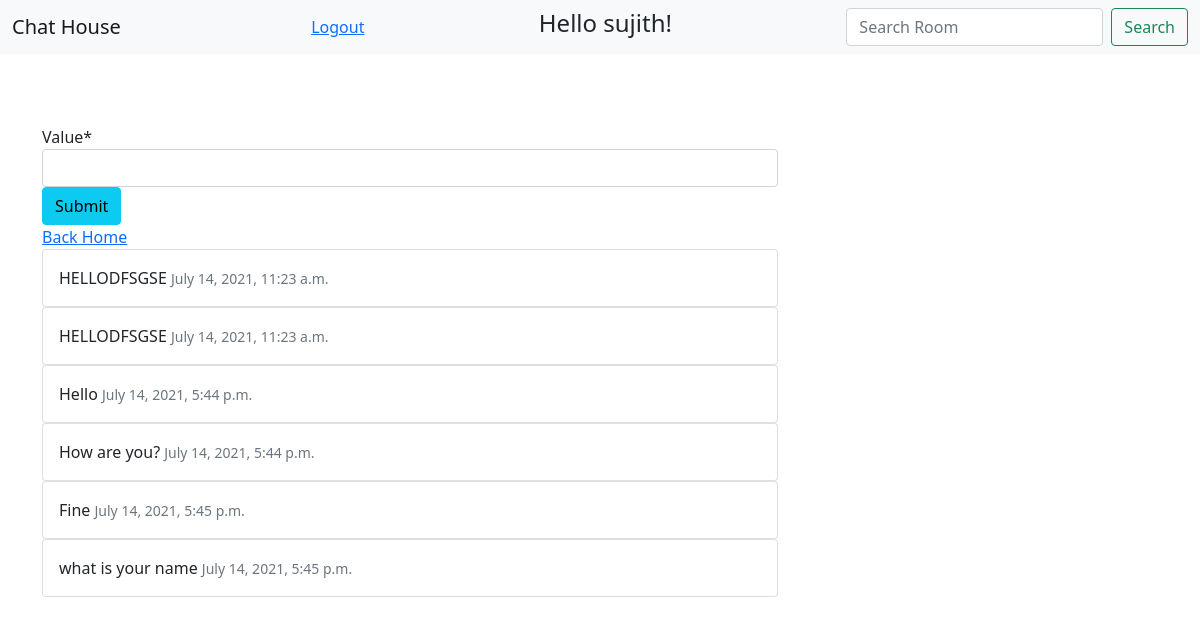
Screenshot of /room/1/ (signed in) with the database file from the repository.
### chatroom/models.py (models this page shows, shortened)
class Messages(models.Model):
    value = models.CharField(max_length=200)
    room = models.ForeignKey(Room, on_delete=models.CASCADE)
    message_created_on = models.DateTimeField(default=timezone.now)

### chatroom/views.py (the view)
# urls.py: path('room/<str:id>/', views.roomMessage, name="room-message"),
@login_required(login_url='login')
def roomMessage(request, id):
    room = Room.objects.get(id=id)
    message = Messages.objects.filter(room=id)
    form = MessageForm(initial={'room':room})
    if request.method == 'POST':
        form = MessageForm(request.POST)
        if form.is_valid():
            form.save()
            return redirect(reverse('chatroom:room-message', args=id))
    context={'message':message, 'form':form}
    return render(request, 'chatroom/room_message.html', context)

### chatroom/forms.py
class MessageForm(forms.ModelForm):
    class Meta:
        model = Messages
        widgets = {'room': forms.HiddenInput()}
        fields = '__all__'
        exclude = ['message_created_on']

### templates/chatroom/room_message.html (shortened to what this page needs)
{% extends 'base.html' %}
{% load crispy_forms_filters %}
{% block content %}
<div  style="margin-top: 50px;">
<form method="POST" action="">
   {{form|crispy}}
   <input class="btn btn-info" type="submit" name="send_message">
</form>
<a href="{% url 'chatroom:room-home' %}">Back Home</a>
{% for messages in message %}
    <div class="card">
      <div class="card-body">
        {{messages.value}}
        <small class="text-muted">{{messages.message_created_on}}</small>
      </div>
    </div>
{% endfor %}
</div>
{% endblock %}

### templates/base.html (shortened to what this page needs)
<!DOCTYPE html>
<html lang="en">
<head>
    <link href="https://cdn.jsdelivr.net/npm/bootstrap@5.0.2/dist/css/bootstrap.min.css" rel="stylesheet">
</head>
<body>
    <header>
        <nav class="navbar navbar-light bg-light" style="position:fixed; width:100%; top:0; z-index:1;">
            <div class="container-fluid">
              <span class="navbar-brand mb-0 h1">Chat House</span>
              {% if user.is_authenticated %}
              <a href="{% url 'logout' %}">Logout</a>
              <h4>Hello {{user.username}}!</h4>
              <form method="" action="{% url 'chatroom:room-home' %}" class="d-flex">
                <input class="form-control me-2" type="search" placeholder="Search Room" aria-label="Search" name="room-name">
                <button class="btn btn-outline-success" type="submit">Search</button>
              </form>
              {% else %}
              <a href="{% url 'login' %}">Login</a>
              {% endif %}
            </div>
          </nav>
    </header>
    <section>
    <div class="container" style="padding-top: 75px;">
        <div class="row">
            <div class="col-md-8">
              {% block content %}{% endblock %}
            </div>
        </div>
    </div>
</section>
</body>
</html>

### rows the page displays
Messages: value "HELLODFSGSE", message_created_on "July 14, 2021, 11:23 a.m."
Messages: value "HELLODFSGSE", message_created_on "July 14, 2021, 11:23 a.m."
Messages: value "Hello", message_created_on "July 14, 2021, 5:44 p.m."
Messages: value "How are you?", message_created_on "July 14, 2021, 5:44 p.m."
Messages: value "Fine", message_created_on "July 14, 2021, 5:45 p.m."
Messages: value "what is your name", message_created_on "July 14, 2021, 5:45 p.m."

### other values shown
{{ user.username }} "sujith"
